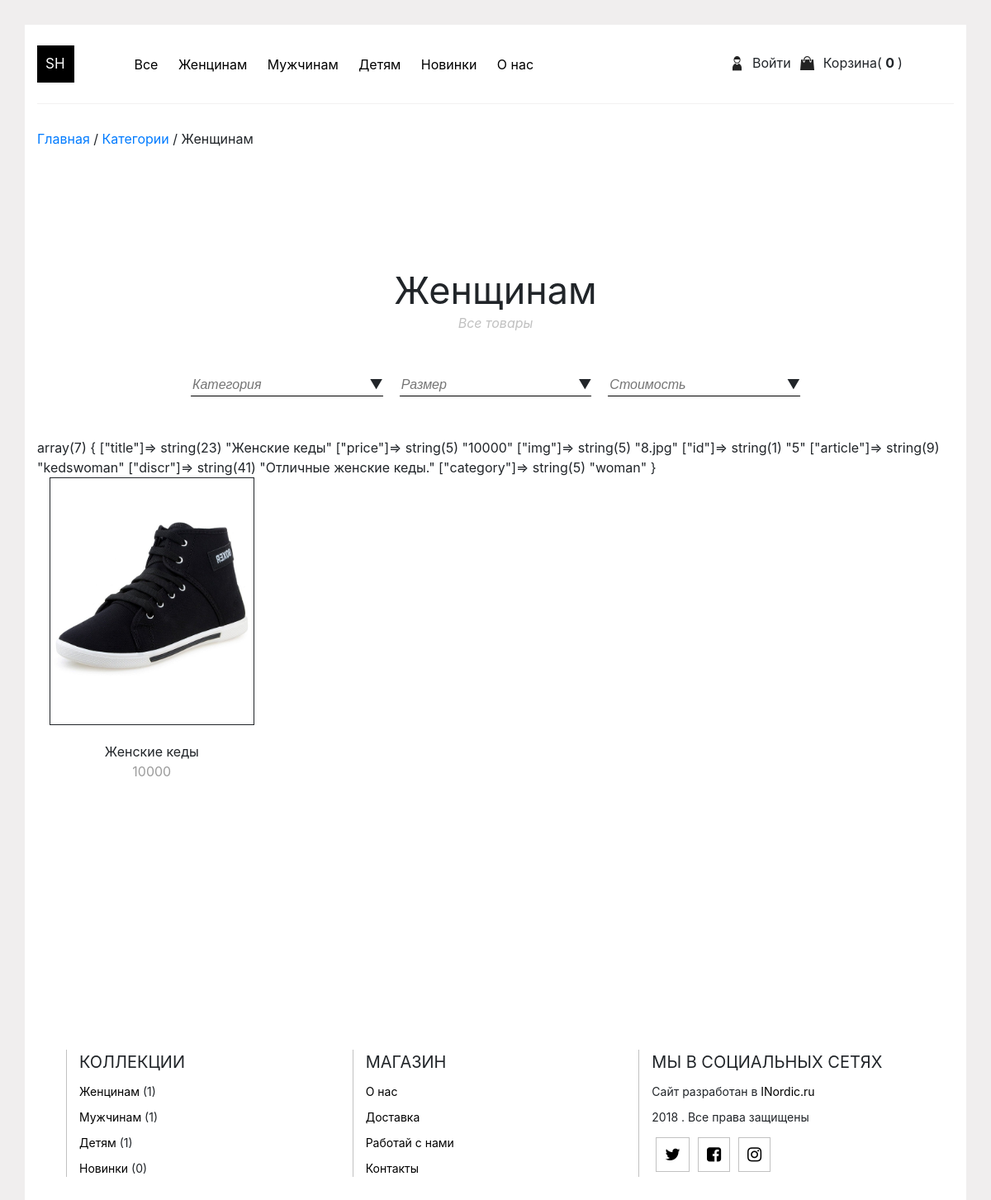
Page /category/?type=woman on the committed database.
### tables this page shows
CREATE TABLE `goods` (
  `title` text NOT NULL,
  `price` text NOT NULL,
  `img` text NOT NULL,
  `id` text NOT NULL,
  `article` text NOT NULL,
  `discr` text NOT NULL,
  `category` text NOT NULL
);

### functions.php (called while the page is built, shortened)
<?php
function render($view , $arResult='' , $title=''){
    include_once(__DIR__."/header.php");
    include_once(__DIR__."/view/$view.php");
    include_once(__DIR__."/footer.php");
}

### model/goods.php (called while the page is built, shortened)
<?php
class goods extends db{
    function getCategory($type){
        $linkFromParent = parent::extendConnect('localhost');
        $query = 'select * from goods WHERE category="'.$type.'"';
        $result = $linkFromParent->query($query);
        return $result;
    }
}

### view/category.php (the view, shortened to what this page needs)
<main>
    <div class='category-page wraper'>
            <h1> <?=$title?></h1>
        <div class='wraper__slogan'>Все товары</div>
        <div class='wraper__input-container'>
            <div class='wraper__input-container__item'>
                <input placeholder='Категория'/>
            </div>
            <div class='wraper__input-container__item'>
                <input placeholder='Размер'/>
            </div>
            <div class='wraper__input-container__item'>
                <input placeholder='Стоимость'/>
            </div>
        </div>
        <div class='category-page__goods-list container'>
            <div class='row'>
            <?php while ($row = $arResult->fetch_assoc()) {?>
                <?var_dump($row)?>
                <div class='goods-list__item col-md-3 margin0_padding0'>
                    <main>
                        <img src="http://<?=$_SERVER["SERVER_NAME"]?>:<?=$_SERVER['SERVER_PORT']?>/img/catalog/<?=$row['img']?>"/>
                    </main>
                    <footer>
                        <p><?=$row["title"]?></p>
                        <p class='item__price'><?=$row["price"]?></p>
                    </footer>
                </div>
            <?php }?>
            </div>
        </div>
    </div>
</main>

### style.css (style rules this page uses)
body { background: #F0EEEE; }
.container { margin-bottom: 75px; background: #fff; }
.container main { background: #fff; }
.container main .wraper h1 { text-align: center; margin: 145px 145px 0 145px; font-size: 45px; font-weight: 400; }
.container main .wraper .wraper__slogan { color: #C1C1C1; text-align: center; font-style: italic; }
.container footer { margin-top: 265px; }
.category-page .wraper__input-container { margin: 40px; outline: none; -webkit-box-pack: center; -ms-flex-pack: center; justify-content: center; display: -webkit-box; display: -ms-flexbox; display: flex; }
.category-page .wraper__input-container .wraper__input-container__item { border-bottom: 1px solid #000; margin: 10px; }
.category-page .wraper__input-container .wraper__input-container__item::after { content: "▼"; }
.category-page .wraper__input-container input { font-family: sans-serif; border: none; font-style: italic; font-weight: 100; }
.category-page .category-page__goods-list .goods-list__item { display: inline-block; }
.category-page .category-page__goods-list .goods-list__item main { border: 1px solid; height: 300px; display: -webkit-box; display: -ms-flexbox; display: flex; }
.category-page .category-page__goods-list .goods-list__item main img { -webkit-box-sizing: content-box; box-sizing: content-box; width: 100%; margin: auto; }
.category-page .category-page__goods-list .goods-list__item footer { text-align: center; margin-top: 20px; margin-bottom: 90px; }
.category-page .category-page__goods-list .goods-list__item footer p { margin-bottom: 0; }
.category-page .category-page__goods-list .goods-list__item footer .item__price { color: #9c9c9c; }
.container footer { margin-top: 55px; }

### rows in the picture
goods: value "array(7) { [\"title\"]=> string(23) \"Женские кеды\" [\"price\"]=> string(5) \"10000\" [\"img\"]=> string(5) \"8.jpg\" [\"id\"]=> string(1) \"5\" [\"article\"]=> string(9) \"kedswoman\" [\"discr\"]=> string(41) \"Отличные женские кеды.\" [\"category\"]=> string(5) \"woman\" }", img (picture), title "Женские кеды", price "10000"

### other values in the picture
$this -> count_goods($linkFromParent) "0"
replacement($_GET['type']) "Женщинам"
$title "Женщинам"
$goods->getCountCategory('woman') "1"
$goods->getCountCategory('men') "1"
$goods->getCountCategory('children') "1"
$goods->getCountCategory('new') "0"
